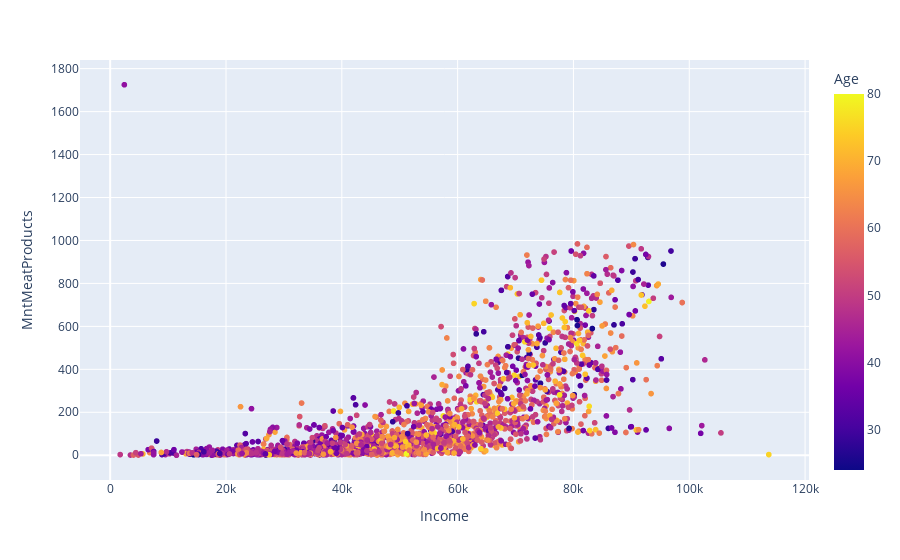

The notebook cell saved with this chart:
### Markdown cell above
**Purchases assumed as neccesary**

### Code cell
fig = px.scatter(df,y="MntMeatProducts",x="Income",color="Age")
fig.show()

### Figure 1 — Plotly figure (JSON) as saved in the notebook; plotly's stock layout.template omitted (floating-point values rounded to 4 significant figures; data arrays with more than 128 entries replaced by an {"elided": "..."} marker saying what was removed)
{"data": [{"hovertemplate": "Income=%{x}<br>MntMeatProducts=%{y}<br>Age=%{marker.color}<extra></extra>", "legendgroup": "", "marker": {"color": {"elided": "2205 int values"}, "coloraxis": "coloraxis", "symbol": "circle"}, "mode": "markers", "name": "", "showlegend": false, "type": "scattergl", "x": {"elided": "2205 int values"}, "xaxis": "x", "y": {"elided": "2205 int values"}, "yaxis": "y"}], "layout": {"coloraxis": {"colorbar": {"title": {"text": "Age"}}, "colorscale": [[0, "#0d0887"], [0.1111, "#46039f"], [0.2222, "#7201a8"], [0.3333, "#9c179e"], [0.4444, "#bd3786"], [0.5556, "#d8576b"], [0.6667, "#ed7953"], [0.7778, "#fb9f3a"], [0.8889, "#fdca26"], [1, "#f0f921"]]}, "legend": {"tracegroupgap": 0}, "margin": {"t": 60}, "xaxis": {"anchor": "y", "domain": [0, 1], "title": {"text": "Income"}}, "yaxis": {"anchor": "x", "domain": [0, 1], "title": {"text": "MntMeatProducts"}}}}
